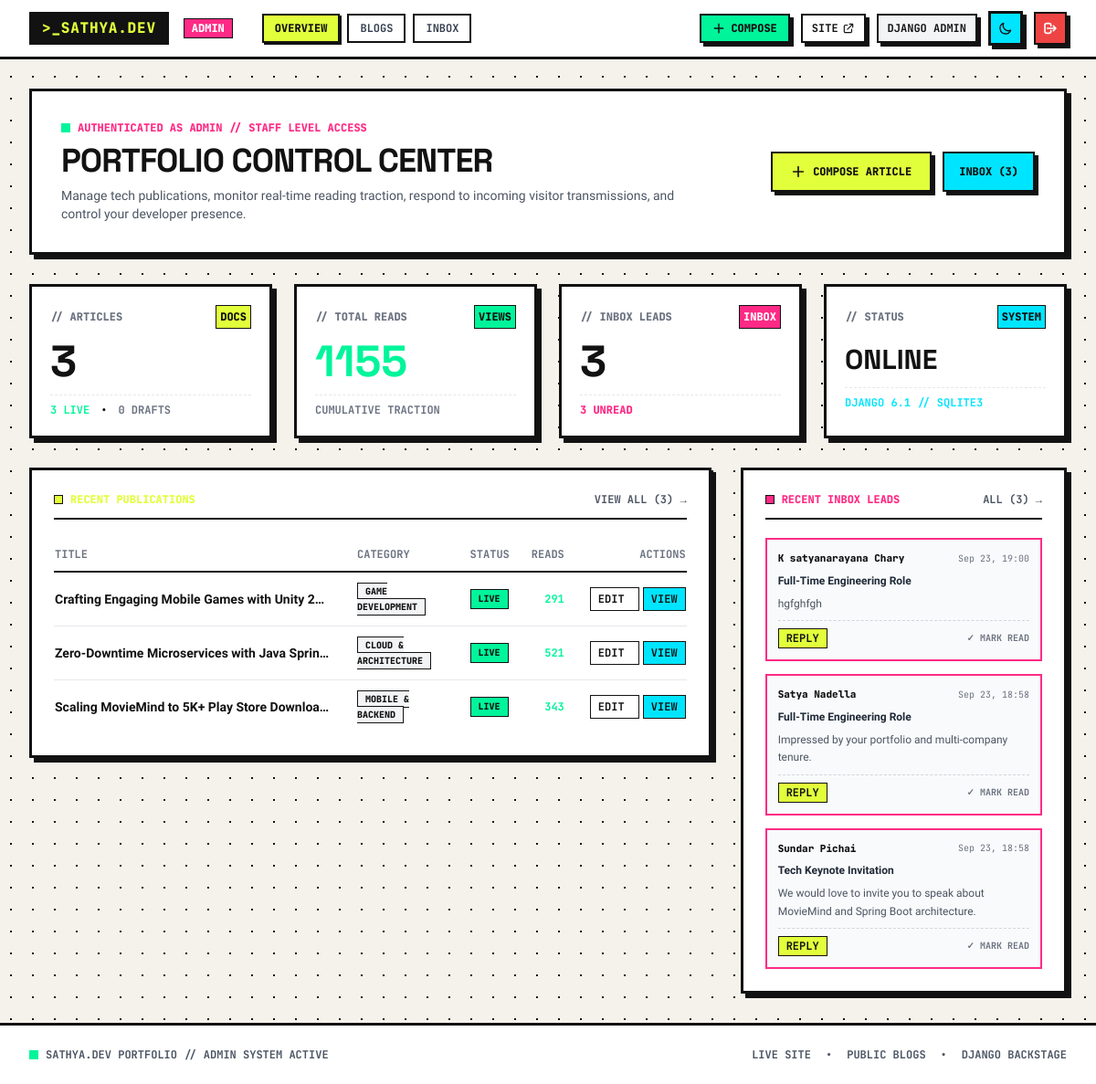
Page /dashboard/ (signed in) on the earlier database version.
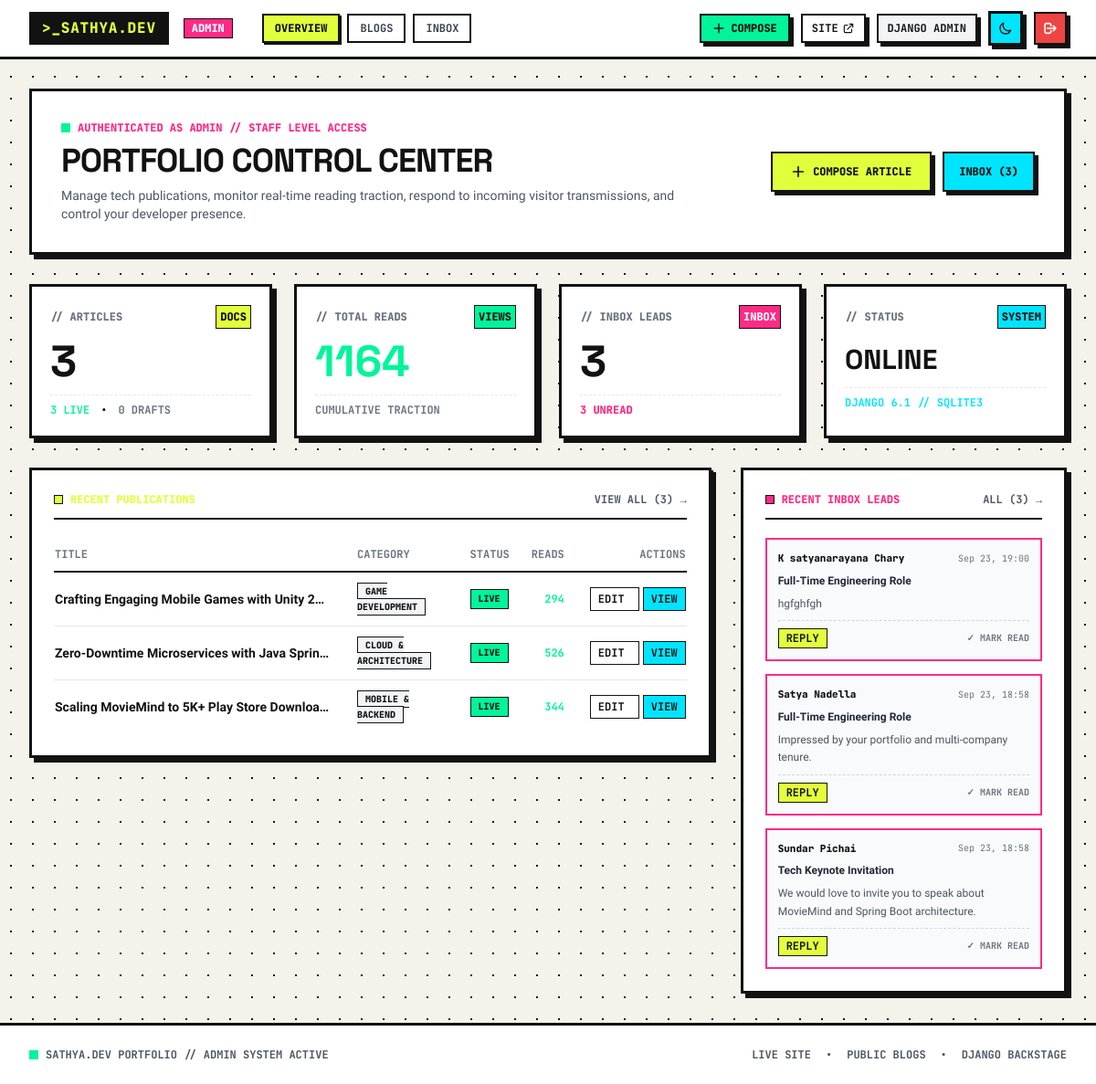
Same page on the later database version.
### app/models.py (models this page shows, shortened)
class Blog(models.Model):
    title = models.CharField(max_length=255, verbose_name="Article Title")
    slug = models.SlugField(max_length=255, unique=True, blank=True, verbose_name="URL Slug")
    description = models.TextField(help_text="Concise summary for preview cards, social shares, and SEO.", verbose_name="Short Summary")
    content = models.TextField(help_text="Full article body (Supports rich HTML / Markdown formatted text).", verbose_name="Article Content")
    author = models.CharField(max_length=120, default="K Satyanarayana Chary (@sathya)", verbose_name="Author")
    category = models.CharField(max_length=80, default="Engineering", verbose_name="Category / Domain")
    tags = models.CharField(max_length=200, default="Spring Boot, React Native, AWS", help_text="Comma-separated tags (e.g. Java, AWS, Mobile)", verbose_name="Tags")
    image = models.ImageField(upload_to="blogs/%Y/%m/", blank=True, null=True, verbose_name="Cover Image Upload")
    image_url = models.URLField(blank=True, null=True, help_text="Optional fallback image URL if not uploading file.", verbose_name="Image URL Fallback")
    views = models.PositiveIntegerField(default=0, verbose_name="Total Views")
    read_time = models.CharField(max_length=40, default="5 min read", verbose_name="Estimated Read Time")
    sources = models.TextField(blank=True, help_text="References, documentation links, citations, or GitHub repositories (one per line or comma-separated).", verbose_name="References & Sources")
    is_published = models.BooleanField(default=True, verbose_name="Published Status")
    published_at = models.DateTimeField(default=timezone.now, verbose_name="Published Date & Time")
    created_at = models.DateTimeField(auto_now_add=True, verbose_name="Created At")
    updated_at = models.DateTimeField(auto_now=True, verbose_name="Last Updated")
    class Meta:
        ordering = ['-published_at']
        verbose_name = "Blog Article"
        verbose_name_plural = "Blog Articles"

### app/views.py (the view)
# urls.py: path('dashboard/', views.dashboard_index, name='dashboard_index'),
@staff_required
def dashboard_index(request):
    total_blogs = Blog.objects.count()
    published_blogs = Blog.objects.filter(is_published=True).count()
    draft_blogs = total_blogs - published_blogs
    total_views = Blog.objects.aggregate(total=Sum('views'))['total'] or 0
    total_messages = ContactMessage.objects.count()
    unread_messages = ContactMessage.objects.filter(is_read=False).count()
    recent_blogs = Blog.objects.all().order_by('-created_at')[:5]
    recent_messages = ContactMessage.objects.all().order_by('-created_at')[:5]
    top_categories = Blog.objects.values('category').annotate(count=Count('id')).order_by('-count')[:5]
    return render(request, 'dashboard/index.html', {
        'total_blogs': total_blogs,
        'published_blogs': published_blogs,
        'draft_blogs': draft_blogs,
        'total_views': total_views,
        'total_messages': total_messages,
        'unread_messages': unread_messages,
        'recent_blogs': recent_blogs,
        'recent_messages': recent_messages,
        'top_categories': top_categories,
    })

### app/views.py (called while the page is built)
def staff_required(view_func):
    return user_passes_test(lambda u: u.is_authenticated and u.is_staff, login_url='/dashboard/login/')(view_func)

### templates/dashboard/index.html (shortened to what the changed rows need)
{% extends 'dashboard/base.html' %}
{% block content %}
<div class="space-y-8">
    <div class="bg-white dark:bg-brutal-cardDark p-6 sm:p-8 brutal-box flex flex-col md:flex-row md:items-center justify-between gap-6">
        <div class="space-y-2">
            <h1 class="font-display font-extrabold text-2xl sm:text-4xl text-brutal-black dark:text-white tracking-tight">
                PORTFOLIO CONTROL CENTER
            </h1>
        </div>
    </div>
    <div class="grid grid-cols-1 sm:grid-cols-2 lg:grid-cols-4 gap-6">
        <div class="bg-white dark:bg-brutal-cardDark p-5 brutal-box space-y-3">
            <div class="flex items-center justify-between font-mono text-xs font-black text-gray-500">
                <span>// TOTAL READS</span>
                <span class="p-1 bg-neon-green text-brutal-black border border-brutal-black">VIEWS</span>
            </div>
            <div class="font-display font-black text-4xl sm:text-5xl text-neon-green">
                {{ total_views }}
            </div>
            <div class="font-mono text-xs font-bold text-gray-500 dark:text-gray-400 pt-2 border-t border-dashed border-gray-200 dark:border-gray-700">
                <span>CUMULATIVE TRACTION</span>
            </div>
        </div>
    </div>
    <div class="grid grid-cols-1 lg:grid-cols-12 gap-8 items-start">
        <div class="lg:col-span-8 bg-white dark:bg-brutal-cardDark p-6 brutal-box space-y-5">
            {% if recent_blogs %}
            <div class="overflow-x-auto">
                <table class="w-full text-left font-mono text-xs border-collapse">
                    <thead>
                        <tr class="border-b-2 border-brutal-black dark:border-gray-700 text-gray-500 uppercase">
                            <th class="py-2.5 pr-4">Title</th>
                            <th class="py-2.5 px-3">Category</th>
                            <th class="py-2.5 px-3">Status</th>
                            <th class="py-2.5 px-3 text-right">Reads</th>
                            <th class="py-2.5 pl-4 text-right">Actions</th>
                        </tr>
                    </thead>
                    <tbody class="divide-y divide-gray-200 dark:divide-gray-800">
                        {% for b in recent_blogs %}
                        <tr class="hover:bg-gray-50 dark:hover:bg-gray-800/50 transition-colors">
                            <td class="py-3 pr-4 font-sans font-bold text-sm text-brutal-black dark:text-white max-w-xs truncate">
                                <a href="{% url 'dashboard_blog_edit' b.id %}" class="hover:text-neon-pink">
                                    {{ b.title }}
                                </a>
                            </td>
                            <td class="py-3 px-3">
                                <span class="px-2 py-0.5 text-[10px] font-black border border-brutal-black uppercase bg-gray-100 dark:bg-gray-800">
                                    {{ b.category }}
                                </span>
                            </td>
                            <td class="py-3 px-3">
                                <a href="{% url 'dashboard_blog_toggle' b.id %}" class="inline-block px-2 py-0.5 text-[10px] font-black border border-brutal-black uppercase {% if b.is_published %}bg-neon-green text-brutal-black{% else %}bg-yellow-400 text-brutal-black{% endif %}" title="Click to toggle status">
                                    {% if b.is_published %}LIVE{% else %}DRAFT{% endif %}
                                </a>
                            </td>
                            <td class="py-3 px-3 text-right font-bold text-neon-green">
                                {{ b.views }}
                            </td>
                            <td class="py-3 pl-4 text-right space-x-1 whitespace-nowrap">
                                <a href="{% url 'dashboard_blog_edit' b.id %}" class="px-2 py-1 bg-white dark:bg-gray-800 border border-brutal-black text-xs font-bold hover:bg-neon-yellow hover:text-brutal-black">
                                    EDIT
                                </a>
                                {% if b.is_published %}
                                <a href="{% url 'blog_detail' b.slug %}" target="_blank" class="px-2 py-1 bg-neon-cyan text-brutal-black border border-brutal-black text-xs font-bold">
                                    VIEW
                                </a>
                                {% endif %}
                            </td>
                        </tr>
                        {% endfor %}
                    </tbody>
                </table>
            </div>
            {% else %}
            <div class="py-12 text-center font-mono text-xs text-gray-500">
                No articles composed yet. Click "+ COMPOSE ARTICLE" to publish your first deep dive!
            </div>
            {% endif %}
        </div>
    </div>
</div>
{% endblock %}

Differences in the rows shown:
changed Blog "GAME DEVELOPMENT": views "291" → "294"
changed Blog "CLOUD & ARCHITECTURE": views "521" → "526"
changed Blog "MOBILE & BACKEND": views "343" → "344"
Other differences:
{{ total_views }}: "1155" → "1164"
